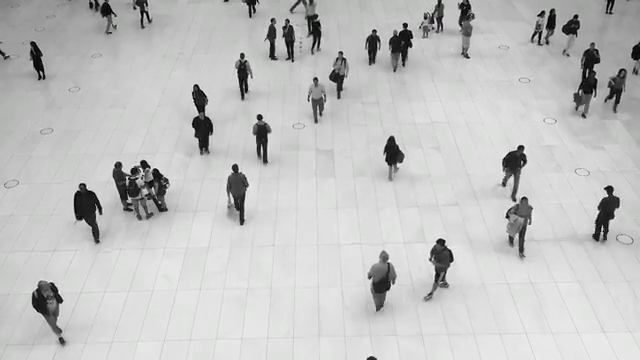
#> input picture frame 34 of files/body.mp4, 640 x 360 px, given in place of yayalar.mp4, which was not available
$ python VideoPedestrianDetection.py
#> lines starting #> are read from the running program, lines starting #| are printed output that depends on the picture; pictures that were not available may be replaced by others from this repository, and a replacement may not be noted
import cv2
import imutils


cap=cv2.VideoCapture("files/yayalar.mp4")

while True:
    ret,frame=cap.read()
#> frame is the input picture: shape (360, 640, 3); mean B, G, R 193.5, 193.8, 193.6
    if ret==False:
        break
    frame=imutils.resize(frame,1200)
#> frame: shape (675, 1200, 3)
    hog=cv2.HOGDescriptor()
    hog.setSVMDetector(cv2.HOGDescriptor_getDefaultPeopleDetector())

    cordinate,_=hog.detectMultiScale(frame,winStride=(4,4),
                                     padding=(8,8),
                                     scale=1.05)
#> cordinate = 27 rows, first 6: [840, 0, 67, 128], [561, 0, 65, 125], [664, 14, 68, 136], [719, 24, 71, 141], [35, 24, 76, 152], [1074, 59, 71, 141]

    color=(0,0,255)
    thickness=5
    for (x,y,w,h) in cordinate:
        cv2.rectangle(frame,(x,y),(x+w,y+h),color,thickness)
#> this loop made 27 passes
#> (x, y, w, h) on passes 1 to 12: (840, 0, 67, 128), (561, 0, 65, 125), (664, 14, 68, 136), (719, 24, 71, 141), (35, 24, 76, 152), (1074, 59, 71, 141), (419, 63, 75, 149), (604, 75, 68, 136), (559, 120, 69, 138), (451, 179, 79, 158), (700, 222, 71, 142), (924, 249, 79, 157)
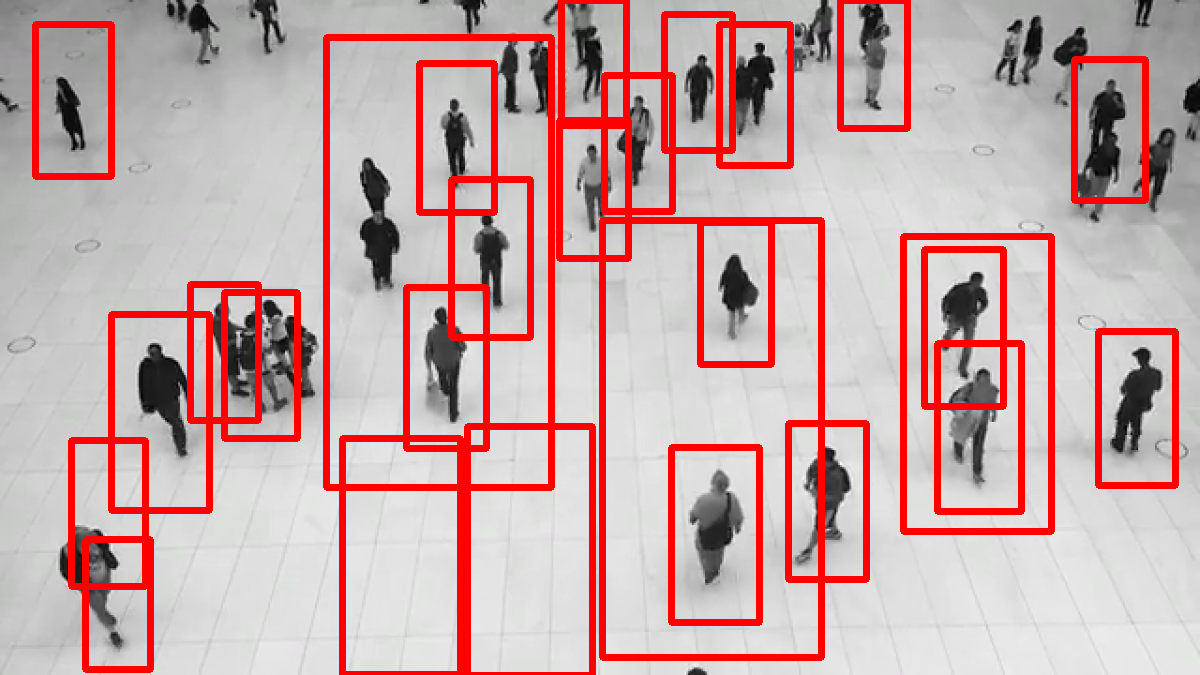
#> frame: shape (675, 1200, 3); mean B, G, R 169.2, 169.5, 200.7


    cv2.imshow("Original Img",frame)
    if cv2.waitKey(30) & 0XFF==ord("q"):
#> (key q is pressed here)
        break

cap.release()
cv2.destroyAllWindows()

$ run again, starting later in the video
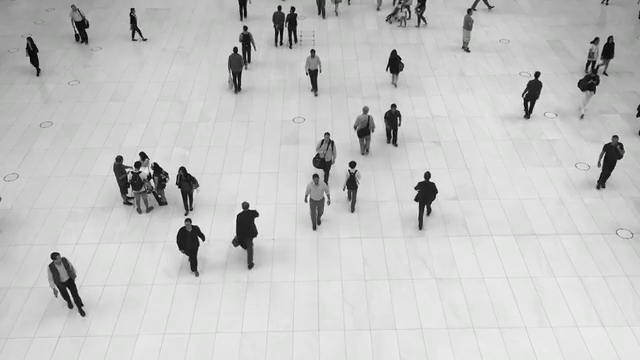
#> input picture frame 153 of files/body.mp4, 640 x 360 px, given in place of yayalar.mp4, which was not available
#> frame is the input picture: shape (360, 640, 3); mean B, G, R 196.6, 196.9, 196.7
#> cordinate = 25 rows, first 6: [492, 0, 64, 120], [518, 0, 65, 123], [407, 43, 78, 156], [1084, 50, 70, 140], [552, 63, 71, 141], [707, 72, 66, 132]
#> the loop `for (x,y,w,h) in cordinate:` made 25 passes
#> after the loop `for (x,y,w,h) in cordinate:`:
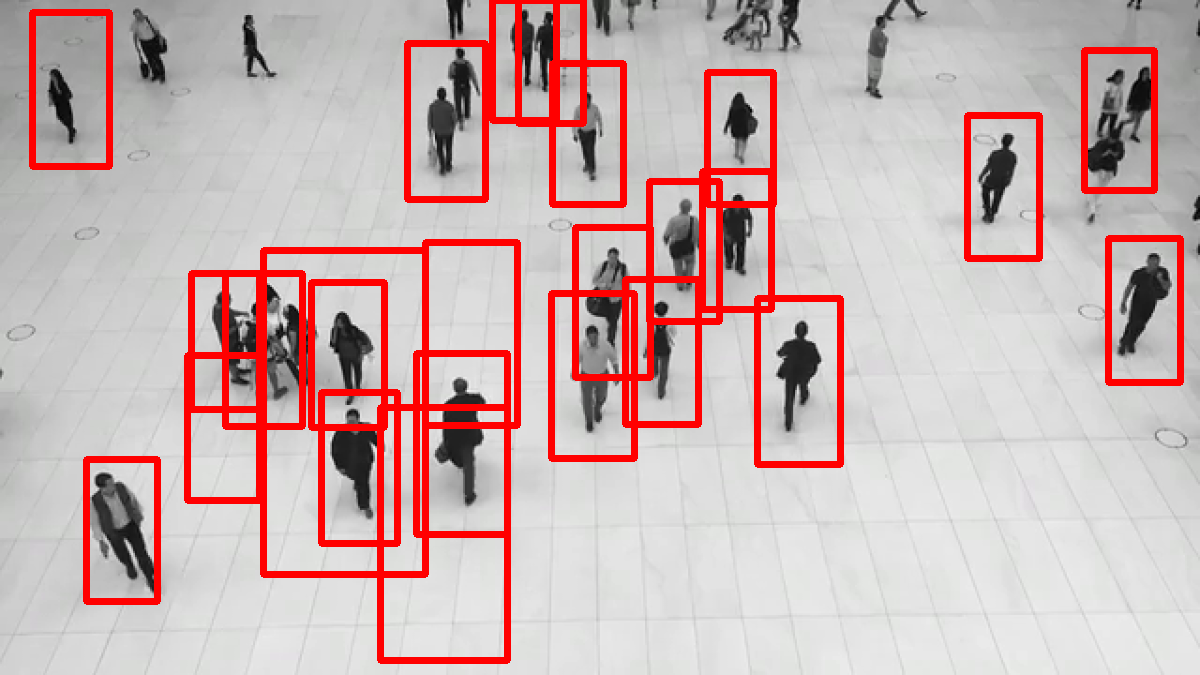
#> frame: shape (675, 1200, 3); mean B, G, R 178.6, 178.9, 202.5

$ run again, starting later in the video
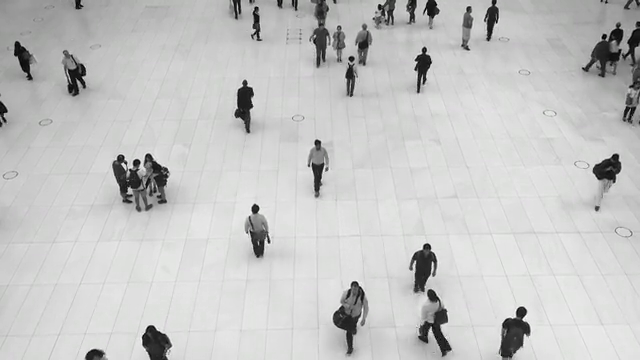
#> input picture frame 272 of files/body.mp4, 640 x 360 px, given in place of yayalar.mp4, which was not available
#> frame is the input picture: shape (360, 640, 3); mean B, G, R 196.9, 197.3, 197
#> cordinate = 20 rows, first 6: [844, 0, 66, 125], [567, 13, 69, 137], [1125, 24, 68, 135], [16, 36, 68, 135], [1097, 46, 66, 131], [100, 58, 73, 146]
#> the loop `for (x,y,w,h) in cordinate:` made 20 passes
#> after the loop `for (x,y,w,h) in cordinate:`:
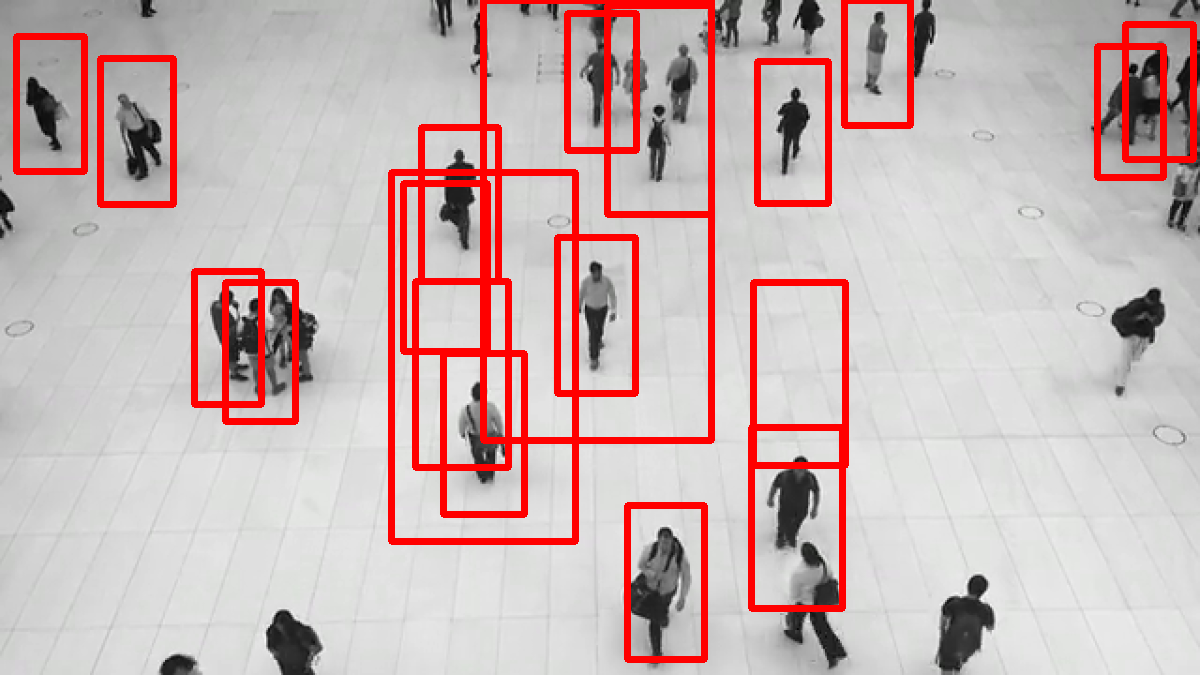
#> frame: shape (675, 1200, 3); mean B, G, R 180.6, 181, 202.7
